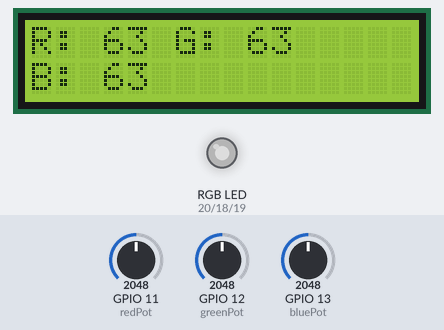
A sketch run on a simulated ESP32-S2. On the bench: 16×2 character LCD, an RGB LED mixed from three pins (HIGH = lit). The test bench sets the inputs (shaded band); at power-on: GPIO 11 (redPot) = 2048, GPIO 12 (greenPot) = 2048, GPIO 13 (bluePot) = 2048. Dim RGB values are drawn brighter than linear.

Above: at 4.2 s.
4.3 s: GPIO 11 (redPot) set to 2866
At 5.5 s:
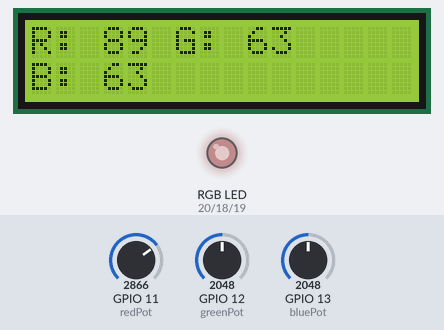
5.8 s: GPIO 12 (greenPot) set to 2866
At 7.0 s:
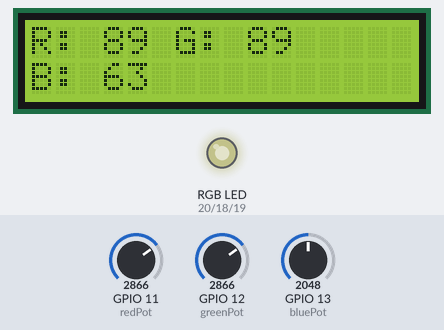
7.3 s: GPIO 13 (bluePot) set to 2866
At 8.1 s:
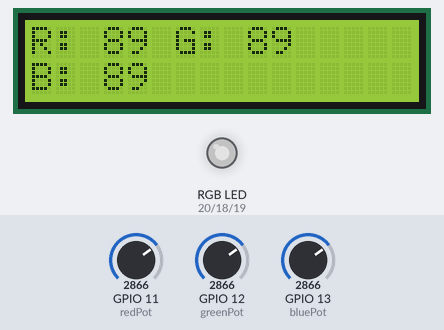
8.8 s: GPIO 11 (redPot) set to 2047
At 10.0 s:
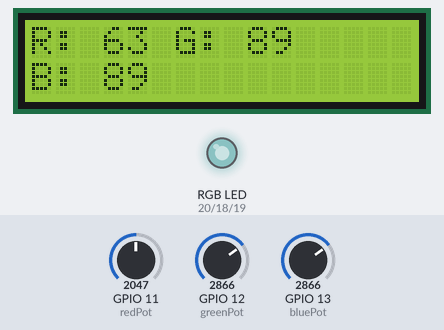
10.3 s: GPIO 12 (greenPot) set to 2047
At 11.2 s:
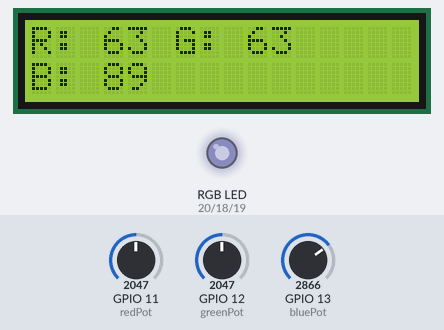
11.8 s: GPIO 13 (bluePot) set to 0
At 12.9 s:
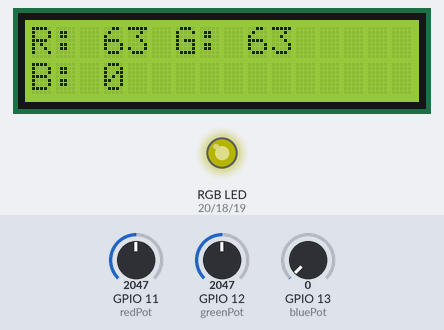
Timing chart, 0 to 14.3 s (numbered marks = the images above; inputs shaded):
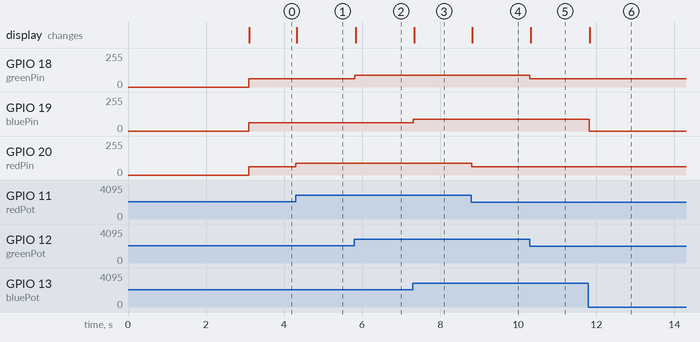

The sketch:

rgb_leds_controller.ino
```cpp
#include <LiquidCrystal_I2C.h>
LiquidCrystal_I2C lcd(0x27,16,2);

int redPin = 20;
int bluePin = 19;
int greenPin = 18;

int redPot = 11;
int greenPot = 12;
int bluePot = 13;

int redOrig = 0;
int greenOrig = 0;
int blueOrig = 0;

int redVal;
int greenVal;
int blueVal;
String statement1;
String statement2;

void setup() {
  // put your setup code here, to run once:
  pinMode(redPin, OUTPUT);
  pinMode(bluePin, OUTPUT);
  pinMode(greenPin, OUTPUT);

  Wire.begin(1, 2);
  lcd.init();
  lcd.backlight();
  printLCD("LED Light Color", "Controller", 3000);
}

void loop() {
  redVal = analogRead(redPot) / 8191.0 * 255.0;
  greenVal = analogRead(greenPot) / 8191.0 * 255.0;
  blueVal = analogRead(bluePot) / 8191.0 * 255.0;
  if (redVal != redOrig || greenOrig != greenVal || blueOrig != blueVal){
    redOrig = redVal;
    greenOrig = greenVal;
    blueOrig = blueVal;
    statement1 = "R: " + String(redVal) + " G: " + String(greenVal);
    statement2 = "B: " + String(blueVal);
    analogWrite(redPin, redVal);
    analogWrite(greenPin, greenVal);
    analogWrite(bluePin, blueVal);
    printLCD(statement1, statement2, 10);
  }
  delay(20);
}

void printLCD(String statement1, String statement2, int delayTime) {
  lcd.clear();
  lcd.setCursor(0,0);
  lcd.print(statement1);
  lcd.setCursor(0,1);
  lcd.print(statement2);
  delay(delayTime);
}
```

Measured:
- after the input at 4.3 s, GPIO 20 (redPin): 63/255 → 89/255 at once; the display: changes at once (image 1)
- after the input at 5.8 s, GPIO 18 (greenPin): 63/255 → 89/255 at once; the display: changes at once (image 2)
- after the input at 7.3 s, GPIO 19 (bluePin): 63/255 → 89/255 at once; the display: changes at once (image 3)
- after the input at 8.8 s, GPIO 20 (redPin): 89/255 → 63/255 at once; the display: changes at once (image 4)
- after the input at 10.3 s, GPIO 18 (greenPin): 89/255 → 63/255 at once; the display: changes at once (image 5)
- after the input at 11.8 s, GPIO 19 (bluePin): 89/255 → 0/255 at once; the display: changes at once (image 6)
